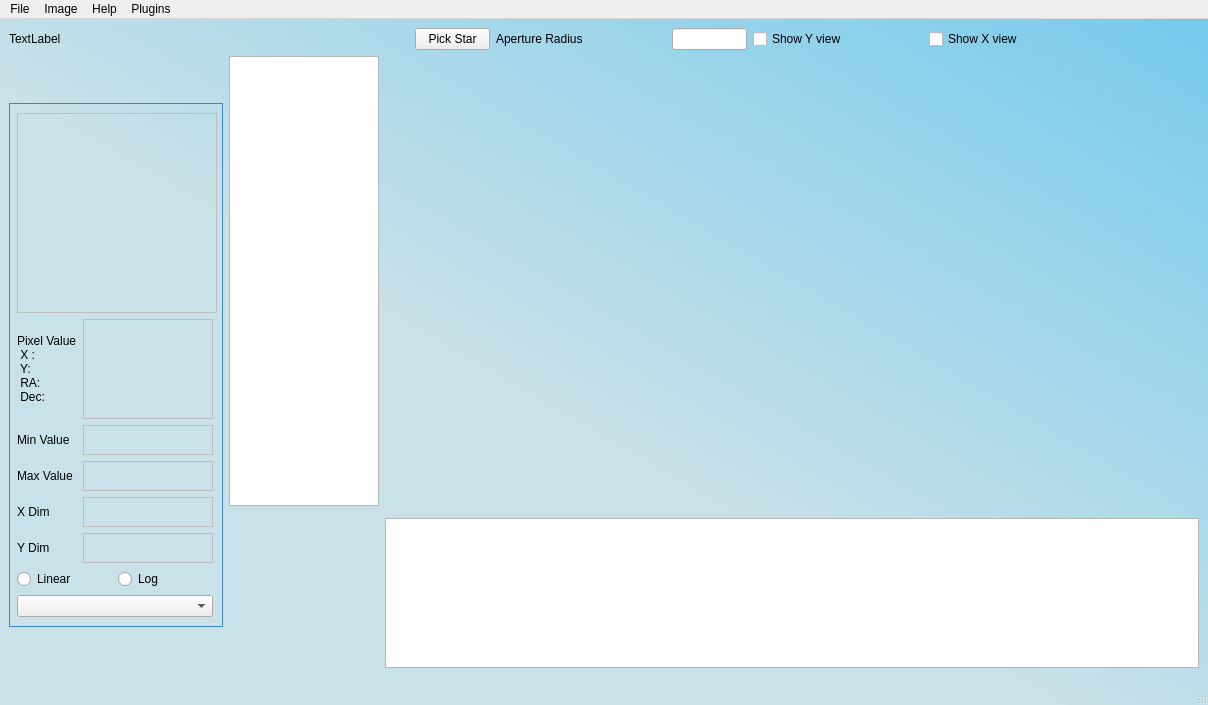
<?xml version="1.0" encoding="UTF-8"?>
<ui version="4.0">
 <class>NTV</class>
 <widget class="QMainWindow" name="NTV">
  <property name="geometry">
   <rect>
    <x>0</x>
    <y>0</y>
    <width>1208</width>
    <height>705</height>
   </rect>
  </property>
  <property name="palette">
   <palette>
    <active>
     <colorrole role="Button">
      <brush brushstyle="LinearGradientPattern">
       <gradient startx="1.000000000000000" starty="0.000000000000000" endx="0.000000000000000" endy="1.000000000000000" type="LinearGradient" spread="PadSpread" coordinatemode="ObjectBoundingMode">
        <gradientstop position="0.000000000000000">
         <color alpha="255">
          <red>117</red>
          <green>202</green>
          <blue>236</blue>
         </color>
        </gradientstop>
        <gradientstop position="0.562745000000000">
         <color alpha="255">
          <red>201</red>
          <green>225</green>
          <blue>232</blue>
         </color>
        </gradientstop>
       </gradient>
      </brush>
     </colorrole>
     <colorrole role="Base">
      <brush brushstyle="LinearGradientPattern">
       <gradient startx="1.000000000000000" starty="0.000000000000000" endx="0.000000000000000" endy="1.000000000000000" type="LinearGradient" spread="PadSpread" coordinatemode="ObjectBoundingMode">
        <gradientstop position="0.000000000000000">
         <color alpha="255">
          <red>117</red>
          <green>202</green>
          <blue>236</blue>
         </color>
        </gradientstop>
        <gradientstop position="0.562745000000000">
         <color alpha="255">
          <red>201</red>
          <green>225</green>
          <blue>232</blue>
         </color>
        </gradientstop>
       </gradient>
      </brush>
     </colorrole>
     <colorrole role="Window">
      <brush brushstyle="LinearGradientPattern">
       <gradient startx="1.000000000000000" starty="0.000000000000000" endx="0.000000000000000" endy="1.000000000000000" type="LinearGradient" spread="PadSpread" coordinatemode="ObjectBoundingMode">
        <gradientstop position="0.000000000000000">
         <color alpha="255">
          <red>117</red>
          <green>202</green>
          <blue>236</blue>
         </color>
        </gradientstop>
        <gradientstop position="0.562745000000000">
         <color alpha="255">
          <red>201</red>
          <green>225</green>
          <blue>232</blue>
         </color>
        </gradientstop>
       </gradient>
      </brush>
     </colorrole>
    </active>
    <inactive>
     <colorrole role="Button">
      <brush brushstyle="LinearGradientPattern">
       <gradient startx="1.000000000000000" starty="0.000000000000000" endx="0.000000000000000" endy="1.000000000000000" type="LinearGradient" spread="PadSpread" coordinatemode="ObjectBoundingMode">
        <gradientstop position="0.000000000000000">
         <color alpha="255">
          <red>117</red>
          <green>202</green>
          <blue>236</blue>
         </color>
        </gradientstop>
        <gradientstop position="0.562745000000000">
         <color alpha="255">
          <red>201</red>
          <green>225</green>
          <blue>232</blue>
         </color>
        </gradientstop>
       </gradient>
      </brush>
     </colorrole>
     <colorrole role="Base">
      <brush brushstyle="LinearGradientPattern">
       <gradient startx="1.000000000000000" starty="0.000000000000000" endx="0.000000000000000" endy="1.000000000000000" type="LinearGradient" spread="PadSpread" coordinatemode="ObjectBoundingMode">
        <gradientstop position="0.000000000000000">
         <color alpha="255">
          <red>117</red>
          <green>202</green>
          <blue>236</blue>
         </color>
        </gradientstop>
        <gradientstop position="0.562745000000000">
         <color alpha="255">
          <red>201</red>
          <green>225</green>
          <blue>232</blue>
         </color>
        </gradientstop>
       </gradient>
      </brush>
     </colorrole>
     <colorrole role="Window">
      <brush brushstyle="LinearGradientPattern">
       <gradient startx="1.000000000000000" starty="0.000000000000000" endx="0.000000000000000" endy="1.000000000000000" type="LinearGradient" spread="PadSpread" coordinatemode="ObjectBoundingMode">
        <gradientstop position="0.000000000000000">
         <color alpha="255">
          <red>117</red>
          <green>202</green>
          <blue>236</blue>
         </color>
        </gradientstop>
        <gradientstop position="0.562745000000000">
         <color alpha="255">
          <red>201</red>
          <green>225</green>
          <blue>232</blue>
         </color>
        </gradientstop>
       </gradient>
      </brush>
     </colorrole>
    </inactive>
    <disabled>
     <colorrole role="Button">
      <brush brushstyle="LinearGradientPattern">
       <gradient startx="1.000000000000000" starty="0.000000000000000" endx="0.000000000000000" endy="1.000000000000000" type="LinearGradient" spread="PadSpread" coordinatemode="ObjectBoundingMode">
        <gradientstop position="0.000000000000000">
         <color alpha="255">
          <red>117</red>
          <green>202</green>
          <blue>236</blue>
         </color>
        </gradientstop>
        <gradientstop position="0.562745000000000">
         <color alpha="255">
          <red>201</red>
          <green>225</green>
          <blue>232</blue>
         </color>
        </gradientstop>
       </gradient>
      </brush>
     </colorrole>
     <colorrole role="Base">
      <brush brushstyle="LinearGradientPattern">
       <gradient startx="1.000000000000000" starty="0.000000000000000" endx="0.000000000000000" endy="1.000000000000000" type="LinearGradient" spread="PadSpread" coordinatemode="ObjectBoundingMode">
        <gradientstop position="0.000000000000000">
         <color alpha="255">
          <red>117</red>
          <green>202</green>
          <blue>236</blue>
         </color>
        </gradientstop>
        <gradientstop position="0.562745000000000">
         <color alpha="255">
          <red>201</red>
          <green>225</green>
          <blue>232</blue>
         </color>
        </gradientstop>
       </gradient>
      </brush>
     </colorrole>
     <colorrole role="Window">
      <brush brushstyle="LinearGradientPattern">
       <gradient startx="1.000000000000000" starty="0.000000000000000" endx="0.000000000000000" endy="1.000000000000000" type="LinearGradient" spread="PadSpread" coordinatemode="ObjectBoundingMode">
        <gradientstop position="0.000000000000000">
         <color alpha="255">
          <red>117</red>
          <green>202</green>
          <blue>236</blue>
         </color>
        </gradientstop>
        <gradientstop position="0.562745000000000">
         <color alpha="255">
          <red>201</red>
          <green>225</green>
          <blue>232</blue>
         </color>
        </gradientstop>
       </gradient>
      </brush>
     </colorrole>
    </disabled>
   </palette>
  </property>
  <property name="windowTitle">
   <string>NTV</string>
  </property>
  <property name="windowIcon">
   <iconset resource="icons.qrc">
    <normaloff>:/sole.svg</normaloff>:/sole.svg</iconset>
  </property>
  <property name="styleSheet">
   <string notr="true">QMainWindow {background:qlineargradient(spread:pad, x1:1, y1:0, x2:0, y2:1, stop:0 rgba(117, 202, 236, 255), stop:0.562745 rgba(201, 225, 232, 255))}</string>
  </property>
  <property name="animated">
   <bool>true</bool>
  </property>
  <property name="documentMode">
   <bool>false</bool>
  </property>
  <widget class="QWidget" name="centy">
   <property name="acceptDrops">
    <bool>true</bool>
   </property>
   <layout class="QVBoxLayout" name="verticalLayout_3">
    <item>
     <layout class="QHBoxLayout" name="horizontalLayout">
      <property name="sizeConstraint">
       <enum>QLayout::SetMaximumSize</enum>
      </property>
      <property name="rightMargin">
       <number>100</number>
      </property>
      <item>
       <widget class="QLabel" name="filelab">
        <property name="sizePolicy">
         <sizepolicy hsizetype="Maximum" vsizetype="Preferred">
          <horstretch>0</horstretch>
          <verstretch>0</verstretch>
         </sizepolicy>
        </property>
        <property name="minimumSize">
         <size>
          <width>400</width>
          <height>0</height>
         </size>
        </property>
        <property name="maximumSize">
         <size>
          <width>16777215</width>
          <height>16777215</height>
         </size>
        </property>
        <property name="text">
         <string>TextLabel</string>
        </property>
       </widget>
      </item>
      <item>
       <widget class="QPushButton" name="pushButton">
        <property name="maximumSize">
         <size>
          <width>75</width>
          <height>16777215</height>
         </size>
        </property>
        <property name="text">
         <string>Pick Star</string>
        </property>
       </widget>
      </item>
      <item>
       <widget class="QLabel" name="label_3">
        <property name="text">
         <string>Aperture Radius</string>
        </property>
       </widget>
      </item>
      <item>
       <widget class="QLineEdit" name="sizeofcut">
        <property name="minimumSize">
         <size>
          <width>75</width>
          <height>0</height>
         </size>
        </property>
        <property name="maximumSize">
         <size>
          <width>75</width>
          <height>16777215</height>
         </size>
        </property>
       </widget>
      </item>
      <item>
       <widget class="QCheckBox" name="ycheckbox">
        <property name="text">
         <string>Show Y view</string>
        </property>
       </widget>
      </item>
      <item>
       <widget class="QCheckBox" name="xcheckbox">
        <property name="text">
         <string>Show X view</string>
        </property>
       </widget>
      </item>
     </layout>
    </item>
    <item>
     <layout class="QHBoxLayout" name="horizontalLayout_2">
      <item alignment="Qt::AlignHCenter">
       <widget class="QFrame" name="frame">
        <property name="maximumSize">
         <size>
          <width>214</width>
          <height>524</height>
         </size>
        </property>
        <property name="palette">
         <palette>
          <active>
           <colorrole role="Base">
            <brush brushstyle="SolidPattern">
             <color alpha="255">
              <red>255</red>
              <green>255</green>
              <blue>255</blue>
             </color>
            </brush>
           </colorrole>
           <colorrole role="Window">
            <brush brushstyle="SolidPattern">
             <color alpha="255">
              <red>85</red>
              <green>170</green>
              <blue>255</blue>
             </color>
            </brush>
           </colorrole>
          </active>
          <inactive>
           <colorrole role="Base">
            <brush brushstyle="SolidPattern">
             <color alpha="255">
              <red>255</red>
              <green>255</green>
              <blue>255</blue>
             </color>
            </brush>
           </colorrole>
           <colorrole role="Window">
            <brush brushstyle="SolidPattern">
             <color alpha="255">
              <red>85</red>
              <green>170</green>
              <blue>255</blue>
             </color>
            </brush>
           </colorrole>
          </inactive>
          <disabled>
           <colorrole role="Base">
            <brush brushstyle="SolidPattern">
             <color alpha="255">
              <red>85</red>
              <green>170</green>
              <blue>255</blue>
             </color>
            </brush>
           </colorrole>
           <colorrole role="Window">
            <brush brushstyle="SolidPattern">
             <color alpha="255">
              <red>85</red>
              <green>170</green>
              <blue>255</blue>
             </color>
            </brush>
           </colorrole>
          </disabled>
         </palette>
        </property>
        <property name="layoutDirection">
         <enum>Qt::LeftToRight</enum>
        </property>
        <property name="frameShape">
         <enum>QFrame::StyledPanel</enum>
        </property>
        <property name="frameShadow">
         <enum>QFrame::Raised</enum>
        </property>
        <layout class="QVBoxLayout" name="verticalLayout">
         <property name="leftMargin">
          <number>7</number>
         </property>
         <item>
          <widget class="QGraphicsView" name="minipix">
           <property name="minimumSize">
            <size>
             <width>200</width>
             <height>200</height>
            </size>
           </property>
           <property name="maximumSize">
            <size>
             <width>200</width>
             <height>200</height>
            </size>
           </property>
           <property name="styleSheet">
            <string notr="true">background: transparent;
border-width: 1px; 
border-style: solid;
border-color: rgb(190, 190, 190);</string>
           </property>
           <property name="frameShadow">
            <enum>QFrame::Raised</enum>
           </property>
          </widget>
         </item>
         <item>
          <layout class="QGridLayout" name="gridLayout">
           <item row="4" column="0">
            <widget class="QLabel" name="label_6">
             <property name="maximumSize">
              <size>
               <width>140</width>
               <height>16777215</height>
              </size>
             </property>
             <property name="text">
              <string>X Dim</string>
             </property>
            </widget>
           </item>
           <item row="3" column="0">
            <widget class="QLabel" name="label_4">
             <property name="maximumSize">
              <size>
               <width>140</width>
               <height>16777215</height>
              </size>
             </property>
             <property name="text">
              <string>Max Value</string>
             </property>
            </widget>
           </item>
           <item row="3" column="1">
            <widget class="QLabel" name="maxlab">
             <property name="maximumSize">
              <size>
               <width>140</width>
               <height>40</height>
              </size>
             </property>
             <property name="styleSheet">
              <string notr="true">background: transparent;
border-width: 1px; 
border-style: solid;
border-color: rgb(190, 190, 190);</string>
             </property>
             <property name="frameShape">
              <enum>QFrame::StyledPanel</enum>
             </property>
             <property name="frameShadow">
              <enum>QFrame::Sunken</enum>
             </property>
             <property name="text">
              <string/>
             </property>
            </widget>
           </item>
           <item row="4" column="1">
            <widget class="QLabel" name="xdim">
             <property name="maximumSize">
              <size>
               <width>140</width>
               <height>40</height>
              </size>
             </property>
             <property name="styleSheet">
              <string notr="true">background: transparent;
border-width: 1px; 
border-style: solid;
border-color: rgb(190, 190, 190);</string>
             </property>
             <property name="frameShape">
              <enum>QFrame::StyledPanel</enum>
             </property>
             <property name="frameShadow">
              <enum>QFrame::Sunken</enum>
             </property>
             <property name="text">
              <string/>
             </property>
            </widget>
           </item>
           <item row="1" column="0" alignment="Qt::AlignVCenter">
            <widget class="QLabel" name="label_5">
             <property name="text">
              <string>Pixel Value 
 X :
 Y:
 RA:
 Dec:</string>
             </property>
            </widget>
           </item>
           <item row="2" column="1">
            <widget class="QLabel" name="minlab">
             <property name="maximumSize">
              <size>
               <width>140</width>
               <height>40</height>
              </size>
             </property>
             <property name="styleSheet">
              <string notr="true">background: transparent;
border-width: 1px; 
border-style: solid;
border-color: rgb(190, 190, 190);</string>
             </property>
             <property name="frameShape">
              <enum>QFrame::StyledPanel</enum>
             </property>
             <property name="frameShadow">
              <enum>QFrame::Sunken</enum>
             </property>
             <property name="text">
              <string/>
             </property>
            </widget>
           </item>
           <item row="2" column="0">
            <widget class="QLabel" name="label_2">
             <property name="maximumSize">
              <size>
               <width>140</width>
               <height>16777215</height>
              </size>
             </property>
             <property name="text">
              <string>Min Value</string>
             </property>
            </widget>
           </item>
           <item row="5" column="1">
            <widget class="QLabel" name="ydim">
             <property name="maximumSize">
              <size>
               <width>140</width>
               <height>40</height>
              </size>
             </property>
             <property name="styleSheet">
              <string notr="true">background: transparent;
border-width: 1px; 
border-style: solid;
border-color: rgb(190, 190, 190);</string>
             </property>
             <property name="frameShape">
              <enum>QFrame::StyledPanel</enum>
             </property>
             <property name="frameShadow">
              <enum>QFrame::Sunken</enum>
             </property>
             <property name="text">
              <string/>
             </property>
            </widget>
           </item>
           <item row="5" column="0">
            <widget class="QLabel" name="label_8">
             <property name="maximumSize">
              <size>
               <width>140</width>
               <height>16777215</height>
              </size>
             </property>
             <property name="text">
              <string>Y Dim</string>
             </property>
            </widget>
           </item>
           <item row="1" column="1" alignment="Qt::AlignLeft|Qt::AlignTop">
            <widget class="QGraphicsView" name="pixval">
             <property name="minimumSize">
              <size>
               <width>90</width>
               <height>100</height>
              </size>
             </property>
             <property name="maximumSize">
              <size>
               <width>140</width>
               <height>100</height>
              </size>
             </property>
             <property name="styleSheet">
              <string notr="true">background: transparent;
border-width: 1px; 
border-style: solid;
border-color: rgb(190, 190, 190);</string>
             </property>
             <property name="frameShape">
              <enum>QFrame::NoFrame</enum>
             </property>
            </widget>
           </item>
          </layout>
         </item>
         <item>
          <layout class="QHBoxLayout" name="horizontalLayout_3">
           <item>
            <widget class="QRadioButton" name="lincheck">
             <property name="text">
              <string>Linear</string>
             </property>
            </widget>
           </item>
           <item>
            <widget class="QRadioButton" name="logcheck">
             <property name="text">
              <string>Log</string>
             </property>
            </widget>
           </item>
          </layout>
         </item>
         <item>
          <widget class="QComboBox" name="cmapbox"/>
         </item>
        </layout>
       </widget>
      </item>
      <item>
       <layout class="QGridLayout" name="gridLayout_2">
        <item row="0" column="0">
         <widget class="QGraphicsView" name="ygview">
          <property name="enabled">
           <bool>true</bool>
          </property>
          <property name="minimumSize">
           <size>
            <width>100</width>
            <height>450</height>
           </size>
          </property>
          <property name="maximumSize">
           <size>
            <width>150</width>
            <height>16777215</height>
           </size>
          </property>
         </widget>
        </item>
        <item row="0" column="1">
         <widget class="MPL_Widget" name="imshow" native="true">
          <property name="minimumSize">
           <size>
            <width>450</width>
            <height>450</height>
           </size>
          </property>
         </widget>
        </item>
        <item row="1" column="0">
         <spacer name="rob">
          <property name="orientation">
           <enum>Qt::Vertical</enum>
          </property>
          <property name="sizeType">
           <enum>QSizePolicy::Expanding</enum>
          </property>
          <property name="sizeHint" stdset="0">
           <size>
            <width>0</width>
            <height>100</height>
           </size>
          </property>
         </spacer>
        </item>
        <item row="1" column="1">
         <widget class="QGraphicsView" name="xgview">
          <property name="minimumSize">
           <size>
            <width>0</width>
            <height>100</height>
           </size>
          </property>
          <property name="maximumSize">
           <size>
            <width>16777215</width>
            <height>150</height>
           </size>
          </property>
         </widget>
        </item>
       </layout>
      </item>
     </layout>
    </item>
    <item>
     <layout class="QHBoxLayout" name="horizontalLayout_4"/>
    </item>
   </layout>
  </widget>
  <widget class="QMenuBar" name="menubar">
   <property name="geometry">
    <rect>
     <x>0</x>
     <y>0</y>
     <width>1208</width>
     <height>22</height>
    </rect>
   </property>
   <widget class="QMenu" name="menuFile">
    <property name="title">
     <string>File</string>
    </property>
    <addaction name="separator"/>
    <addaction name="actionOpen"/>
    <addaction name="actionPreferences"/>
    <addaction name="separator"/>
    <addaction name="actionQuit"/>
   </widget>
   <widget class="QMenu" name="menuHelp">
    <property name="title">
     <string>Help</string>
    </property>
    <addaction name="actionAbout"/>
   </widget>
   <widget class="QMenu" name="menuImage">
    <property name="title">
     <string>Image</string>
    </property>
    <addaction name="actionHeader_2"/>
   </widget>
   <widget class="QMenu" name="menuPlugins">
    <property name="title">
     <string>Plugins</string>
    </property>
   </widget>
   <addaction name="menuFile"/>
   <addaction name="menuImage"/>
   <addaction name="menuHelp"/>
   <addaction name="menuPlugins"/>
  </widget>
  <widget class="QStatusBar" name="statusbar"/>
  <action name="actionOpen">
   <property name="text">
    <string>Open</string>
   </property>
   <property name="shortcut">
    <string>Ctrl+O</string>
   </property>
  </action>
  <action name="actionQuit">
   <property name="text">
    <string>Quit</string>
   </property>
  </action>
  <action name="actionHeader">
   <property name="text">
    <string>Header</string>
   </property>
   <property name="shortcut">
    <string>Ctrl+H</string>
   </property>
  </action>
  <action name="actionAbout">
   <property name="text">
    <string>About</string>
   </property>
  </action>
  <action name="actionHeader_2">
   <property name="text">
    <string>Header</string>
   </property>
   <property name="shortcut">
    <string>Ctrl+H</string>
   </property>
  </action>
  <action name="actionPreferences">
   <property name="text">
    <string>Preferences</string>
   </property>
  </action>
  <action name="actionBlink">
   <property name="text">
    <string>Blink</string>
   </property>
  </action>
  <action name="actionAddIm">
   <property name="text">
    <string>Add Image</string>
   </property>
  </action>
 </widget>
 <customwidgets>
  <customwidget>
   <class>MPL_Widget</class>
   <extends>QWidget</extends>
   <header>mpl_pyqt4_widget</header>
   <container>1</container>
  </customwidget>
 </customwidgets>
 <resources>
  <include location="icons.qrc"/>
 </resources>
 <connections/>
</ui>
